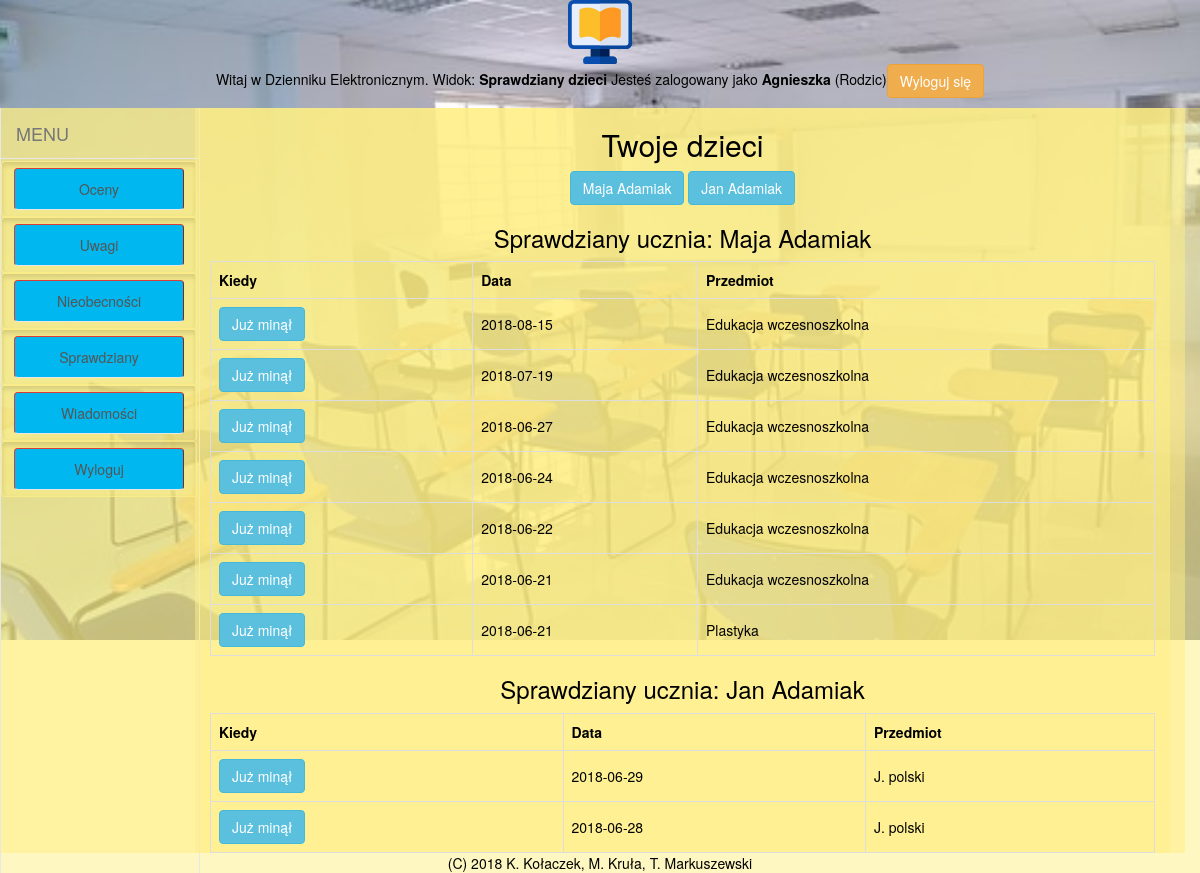
The page /projekt/r_sprawdz.php (signed in) on the database its author committed.
### tables this page shows
CREATE TABLE `uzytkownicy` (
  `id_uzytkownika` int(11) NOT NULL,
  `typ` int(3) NOT NULL,
  `imie` varchar(20) NOT NULL,
  `nazwisko` varchar(30) NOT NULL,
  `telefon` varchar(14) DEFAULT NULL,
  `email` varchar(255) NOT NULL,
  `haslo` varchar(255) NOT NULL,
  `id_klasy` int(11) DEFAULT NULL
);

### projekt/r_sprawdz.php (the view, shortened to what this page needs)
<?php
require_once 'skrypty/menu.php';
require_once 'nibble-forms/NibbleForm.class.php';
require_once 'include/funkcje.php';
$TRESC='';
try {
    $pdo = new PDO("$DBEngine:host=$DBServer;dbname=$DBName", $DBUser, $DBPass);
    $pdo->setAttribute(PDO::ATTR_ERRMODE, PDO::ERRMODE_EXCEPTION);
    $TRESC.='<h2>Twoje dzieci</h2>';
    $dzieci=getDzieciRodzica($pdo, $_SESSION['user_id']);
    $TRESC.=genListaDzieci($dzieci);
    foreach ($dzieci as $row){
        $TRESC.='<h3 id="u'.$row['id_uzytkownika'].'">Sprawdziany ucznia: '.$row['imie'].' '.$row['nazwisko'].'</h3>';
        $TRESC.=genListaSprawdzianyKlasy($pdo,$row['id_klasy']);
    }
}
catch(PDOException $e)
{
    $TRESC.= "Nie można pobrać danych z bazy";
}
require_once 'szablony/witryna.php';
?>

### projekt/include/funkcje.php (shortened to what this page needs)
<?php
function genListaDzieci($stmt){
    $returnedHTML='';
    foreach ($stmt as $row){
        $returnedHTML.='<a class="btn btn-info" href=#u'.$row['id_uzytkownika'].'>'.$row['imie'].' '.$row['nazwisko'].'</a>'.PHP_EOL;
    }
    return $returnedHTML;
}
function getDzieciRodzica ($pdo, $id_rodzica){
    $stmt = $pdo->prepare('SELECT id_uzytkownika, nazwisko, imie, id_klasy
                            FROM uzytkownicy
                            WHERE id_uzytkownika IN
                            (SELECT id_ucznia
                            FROM rodzice_uczniowie
                            WHERE id_rodzica= :id_rodzica)'
        );
    $stmt->bindValue(':id_rodzica',$id_rodzica,PDO::PARAM_INT);
    $stmt->execute();
    $dzieci=$stmt->fetchAll();
   return $dzieci;
}
function genListaSprawdzianyKlasy ($pdo, $id_klasy){
    $returnedHTML='';
    $stmt = $pdo->prepare('SELECT data, przedmiot
                           FROM sprawdziany NATURAL JOIN przedmioty_klasy NATURAL JOIN przedmioty
                           WHERE id_klasy= :id_k
                           ORDER BY data DESC'
                            );
    $stmt->bindValue (':id_k', $id_klasy, PDO::PARAM_INT);
    $stmt->execute();
    $dzisiaj=date('Y-m-d');
    $returnedHTML.='<table class="responsive">';
    $returnedHTML.='<tr><th>Kiedy</th><th>Data</th><th>Przedmiot</th>';
    foreach ($stmt as $row)
    {
        $info=genIkonaKiedy($row['data'], $dzisiaj);
        $returnedHTML.='<tr><td>'.$info.'</td><td>'.$row['data'].'</td><td>'.$row['przedmiot'].'</td></tr>';
    }
    $returnedHTML.='</table>';
    return $returnedHTML;
}
function genIkonaKiedy ($data,$dzisiaj){
    $info='';
    $roznica=strtotime($dzisiaj)-strtotime($data);
    $znak=($roznica > 0) - ($roznica < 0);
    switch ($znak){
        case  1: $info='<a class="btn btn-info">Już minął</a>'; break;
    }
    return $info;
}
?>

### projekt/styles/style.css (style rules this page uses)
html, body { width: 100%; background-color: #ffffff; color: #000; margin: 0; padding: 0; text-align: center; }
table { border-collapse: collapse; width: 100%; table-layout :auto; }
td, th { border: 1px solid #dddddd; text-align: left; padding: 8px; }
tr:nth-child(even) { background-color: #ffffff000; }

### projekt/szablony/witryna.php (style rules this page uses)
body { height:640px; background: url("./img/school-2648668__340.jpg") no-repeat; background-position: center center; background-size: 100% ; z-index: 1; }

### rows shown on the page
uzytkownicy: imie "Maja", nazwisko "Adamiak", data "2018-08-15", przedmiot "Edukacja wczesnoszkolna", data "2018-07-19", data "2018-06-27", data "2018-06-24", data "2018-06-22", data "2018-06-21", przedmiot "Plastyka"
uzytkownicy: imie "Jan", nazwisko "Adamiak", data "2018-06-29", przedmiot "J. polski", data "2018-06-28"

### other values the page prints
$LOKALIZACJA "Sprawdziany dzieci"
$_SESSION['username'] "Agnieszka"
$_SESSION['usertype'] "Rodzic"
$napis "Oceny"
$napis "Uwagi"
$napis "Nieobecności"
$napis "Sprawdziany"
$napis "Wiadomości"
$napis "Wyloguj"
$COPYRIGHT "(C) 2018 K. Kołaczek, M. Kruła, T. Markuszewski"
